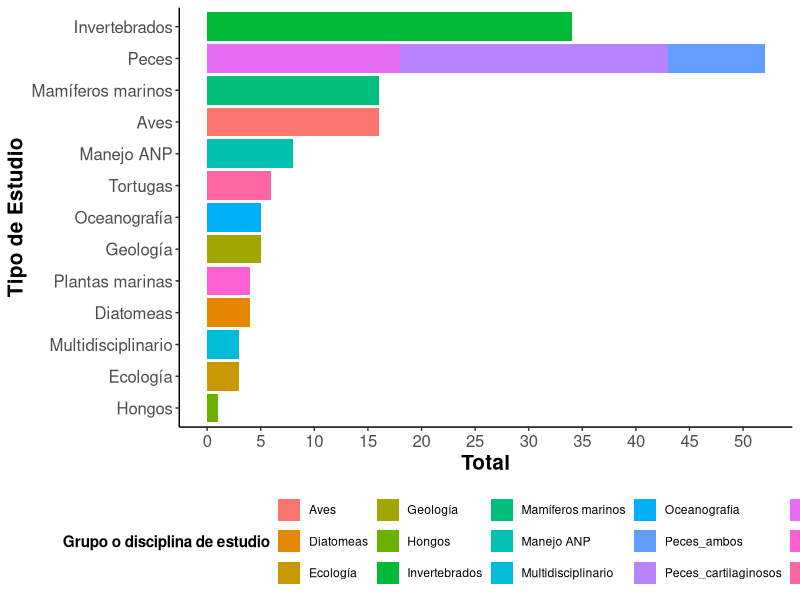
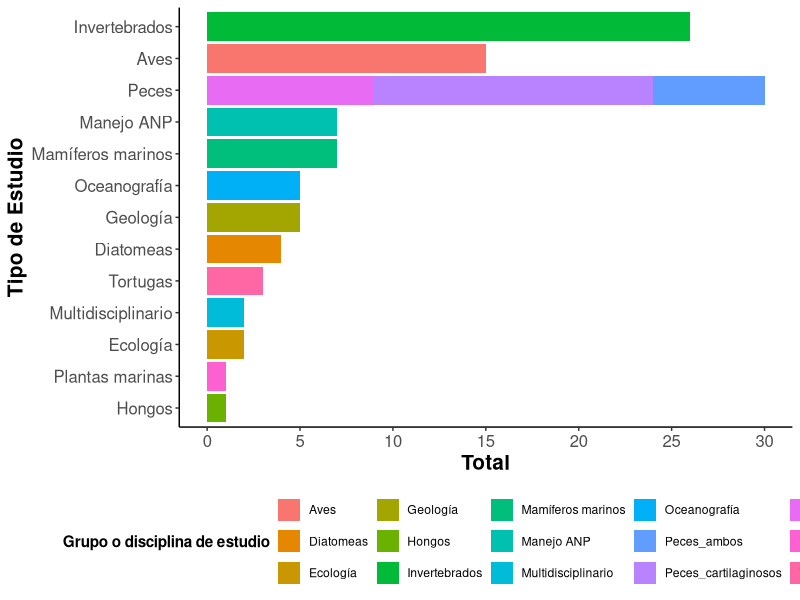
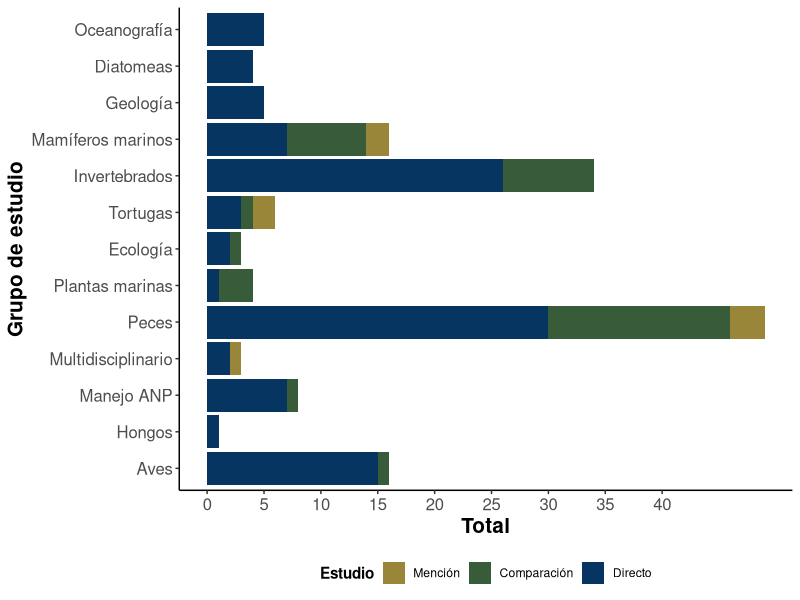
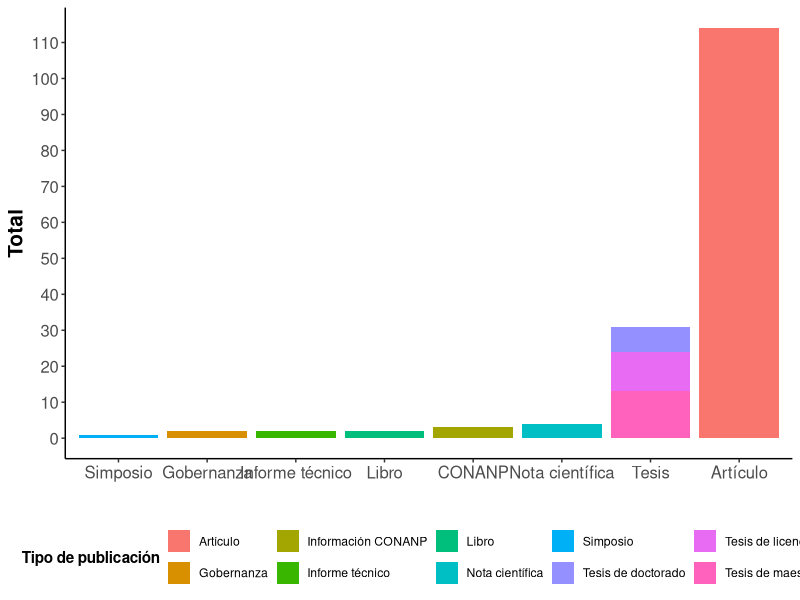
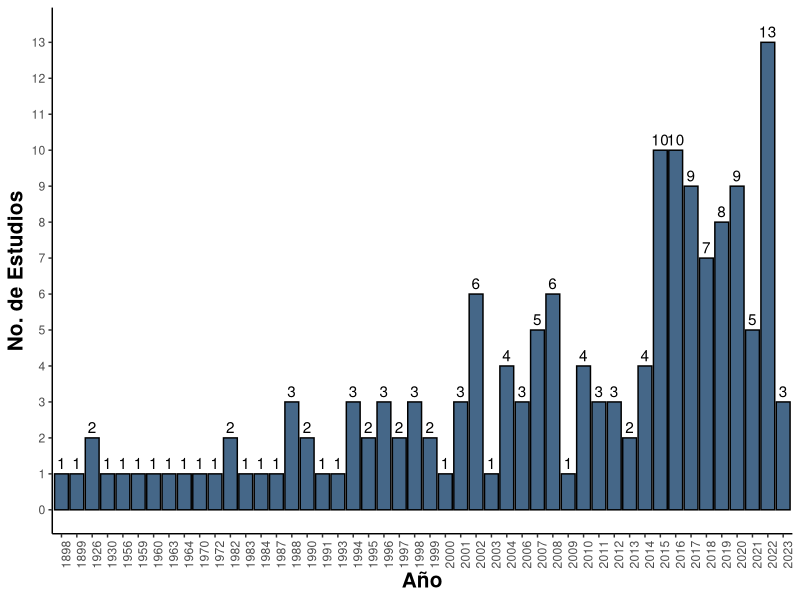
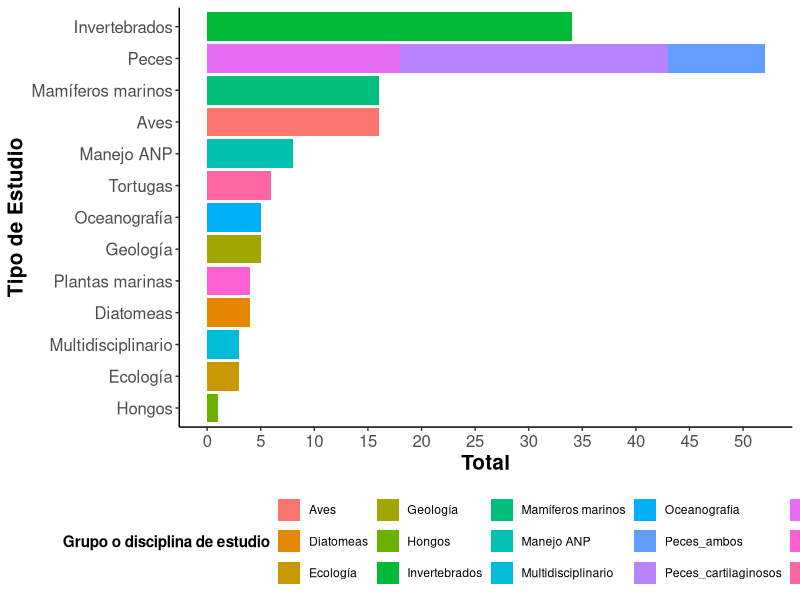
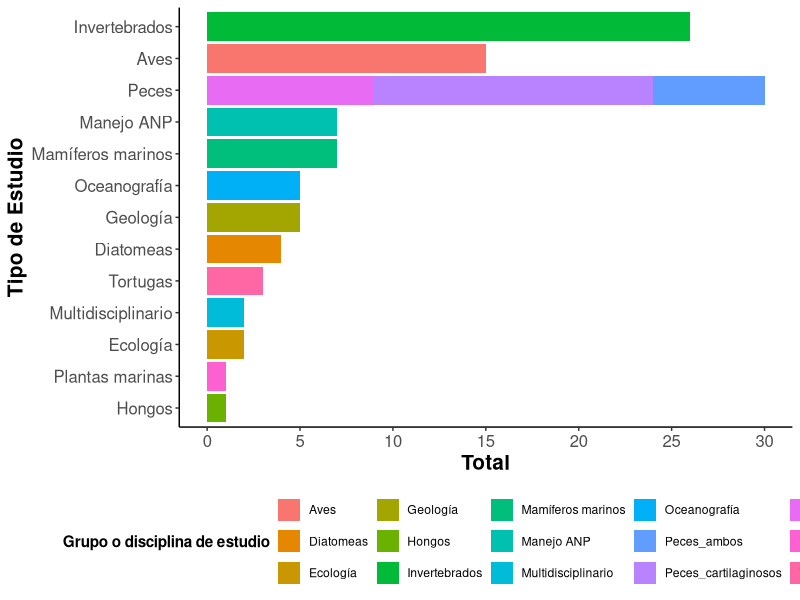
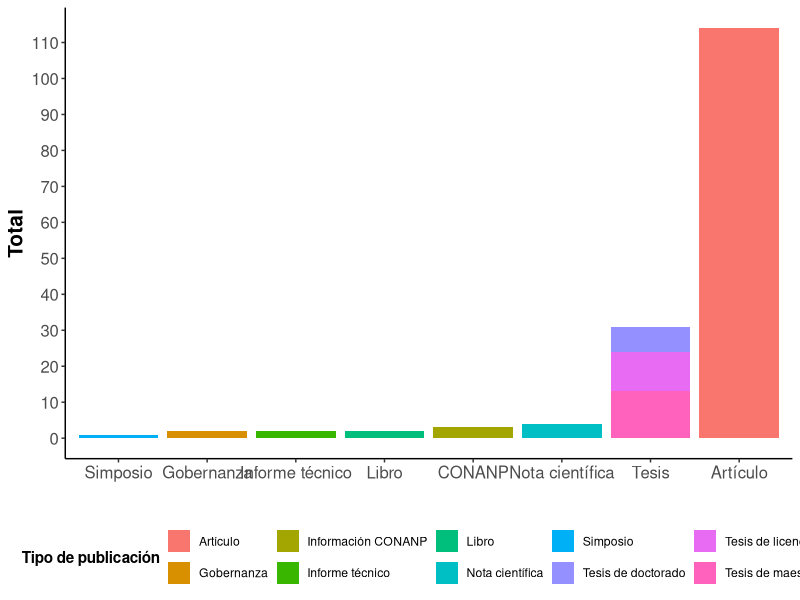

Source code (R) for these figures, in order:

# Load libraries ----------------------------------------------------------



library(tidyverse)
library(ggplot2)
library(ggthemes)


# Load data ---------------------------------------------------------------



#Database detailing Revillagigedo's thematic studies

db <- readxl::read_xlsx("data/literature_revilla.xlsx")|> 
  rename(grupo_estudio= `study group`) 
  
unique(db$grupo_estudio)



# Number of studies per discipline ----------------------------------------


db |> 
  filter(grupo_estudio!= "Mamiferos terrestre")|>
  mutate(grupo_estudio=ifelse(grupo_estudio=="Peces", "Peces_ambos", grupo_estudio),
          category=grupo_estudio,
         category= case_when(grupo_estudio=="Peces_oseos"~"Peces",
                             grupo_estudio=="Peces_cartilaginosos"~"Peces",
                             grupo_estudio=="Peces_ambos"~"Peces",
                             TRUE~grupo_estudio
                             ),
         category=factor(category),
    grupo_estudio=factor(grupo_estudio)) |> 
  group_by(category, grupo_estudio) |> 
  summarise(total=length(grupo_estudio)) |> 

  
   ggplot(aes(x=forcats::fct_reorder(category, total), y=total, fill=grupo_estudio)) +
    guides(fill = guide_legend(title = "Grupo o disciplina de estudio")) +
   geom_bar(stat="identity", position="stack")+
  labs(x="Tipo de Estudio", y="Total")+
  theme(axis.text.x = element_text(angle=0),
        axis.title =element_text(size=10, face="bold"))+
  # scale_fill_hue(labels = c("G1", "G2"))
  scale_y_continuous(breaks=seq(0,50, 5))+
   coord_flip()+
  theme_classic()+
  theme(legend.position = "bottom",
        axis.title = element_text(size=15,face="bold"),
        axis.text = element_text(size=12),
        legend.title = element_text(face="bold"))

  

ggsave("figs/tipo_de_estudio_revilla.png", dpi = 300, height = 7, width = 15)




# Revillagigedo's specific assessments ------------------------------------

#ESTUDIOS ENFOCADOS DIRECTAMENTE EN REVILLAGIGEDO


db |> 
  filter(grupo_estudio!= "Mamiferos terrestre")|>
  filter(study=="directo") |> 
  mutate(grupo_estudio=ifelse(grupo_estudio=="Peces", "Peces_ambos", grupo_estudio),
         category=grupo_estudio,
         category= case_when(grupo_estudio=="Peces_oseos"~"Peces",
                             grupo_estudio=="Peces_cartilaginosos"~"Peces",
                             grupo_estudio=="Peces_ambos"~"Peces",
                             TRUE~grupo_estudio),
         category=factor(category),
         grupo_estudio=factor(grupo_estudio)) |> 
  group_by(category, grupo_estudio) |> 
  summarise(total=length(grupo_estudio)) |> 
  
  ggplot(aes(x=forcats::fct_reorder(category, total), y=total, fill=grupo_estudio)) +
  guides(fill = guide_legend(title = "Grupo o disciplina de estudio")) +
  geom_bar(stat="identity", position="stack")+
  labs(x="Tipo de Estudio", y="Total")+
  theme(axis.text.x = element_text(angle=0),
        axis.title =element_text(size=10, face="bold"))+
  # scale_fill_manual(values=c("#998639","#385c3a","#073561", "#5e214a"))+
# scale_fill_hue(labels = c("G1", "G2"))
scale_y_continuous(breaks=seq(0,50, 5))+
  coord_flip()+
  theme_classic()+
  theme(legend.position = "bottom",
        axis.title = element_text(size=15,face="bold"),
        axis.text = element_text(size=12),
        legend.title = element_text(face="bold"))



ggsave("figs/tipo_de_estudio_enfocadosenrevilla.png", dpi = 300, height = 7, width = 15)



# Study type graph --------------------------------------------------------



db %>% 
  filter(study!="NA") |> 
  
  filter(grupo_estudio!= "Mamiferos terrestre")|>
  mutate(grupo_estudio=ifelse(grupo_estudio=="Peces", "Peces_ambos", grupo_estudio),
         category=grupo_estudio,
         category= case_when(grupo_estudio=="Peces_oseos"~"Peces",
                             grupo_estudio=="Peces_cartilaginosos"~"Peces",
                             grupo_estudio=="Peces_ambos"~"Peces",
                             TRUE~grupo_estudio),
         category=factor(category),
         grupo_estudio=factor(grupo_estudio),
         study= factor(study, levels=c( "mención","comparación","directo"), 
                       labels=c("Mención", "Comparación","Directo"  ))) |>
  group_by(category, study, type, grupo_estudio) |> 
  #group_by(category, grupo_estudio) |> 
  summarise(total=length(grupo_estudio)) |> 
  
  ggplot(aes(x=forcats::fct_reorder(category, total), y=total, fill=study))+
  scale_y_continuous(breaks=seq(0, 40, 5))+
  coord_flip()+
  scale_fill_manual(values=c("#998639","#385c3a","#073561"))+
  theme_classic()+
  geom_bar(stat="identity", position = "stack") +
  theme_classic()+
  labs(x="Grupo de estudio", y="Total", fill="Estudio")+
  theme(legend.position = "bottom",
        axis.title = element_text(size=15,face="bold"),
        axis.text = element_text(size=12),
        legend.title = element_text(face="bold"))




# Number of publication types ---------------------------------------------
#Graficos por tipo de información

unique(db$type)

db |>  
  mutate(type=ifelse(type=="Tesis", "Tesis de maestría", type),
          category=type,
          category= case_when(type=="Tesis de licenciatura"~"Tesis",
                              type=="Tesis de maestría"~"Tesis",
                              type=="Tesis de doctorado"~"Tesis",
                              TRUE~type),
         category=factor(category),
         category=str_replace_all(category, "Información CONANP", "CONANP"),
         type=factor(type)) |> 
  group_by(category,type) |> 
  summarise(total=length(type)) |> 
  
  ggplot(aes(x=forcats::fct_reorder(category, total), y=total, fill=type))+
  guides(fill = guide_legend(title = "Tipo de publicación")) +
  geom_bar(stat="identity", position="stack")+
  labs(x="", y="Total")+
  theme(axis.text.x = element_text(angle=0),
        axis.title =element_text(size=10, face="bold"))+
  scale_y_continuous(breaks=seq(0,120, 10))+
  # coord_flip()+
  theme_classic()+
  theme(legend.position = "bottom",
        axis.title = element_text(size=15,face="bold"),
        axis.text = element_text(size=12, angle=0),
        legend.title = element_text(face="bold"))


ggsave("figs/type_revilla.png", dpi = 300, height = 7, width = 15)



#Estudios por año


#OPCIÓN 1

range(db$year)

db %>%
  mutate(date= as.Date(paste0(year,"-01", "-01"), "%Y-%m-%d"),
         # year=as.character(factor(year))
  ) %>%
  group_by(year) %>%
  summarise(total=length(grupo_estudio)) %>%
  filter(total>=1) |> 
  mutate(year=factor(year)) |> 
  ggplot(aes(x=year, y=total))+
  scale_y_continuous(breaks=seq(0, 15, 1))+
  
  geom_bar(stat="identity", fill="#073561", alpha=0.75, col="black")+
  geom_text(aes(y=total+0.3, label=total))+
  # geom_point(colour = "#458B74", size=3)+
  theme_classic()+
  labs(y="No. de Estudios", x="Año")+
  theme(axis.text.x = element_text(angle=90),
        axis.title =element_text(size=15, face="bold"))

ggsave("figs/estudios_por_año.png", dpi = 300, height = 7, width = 13)


